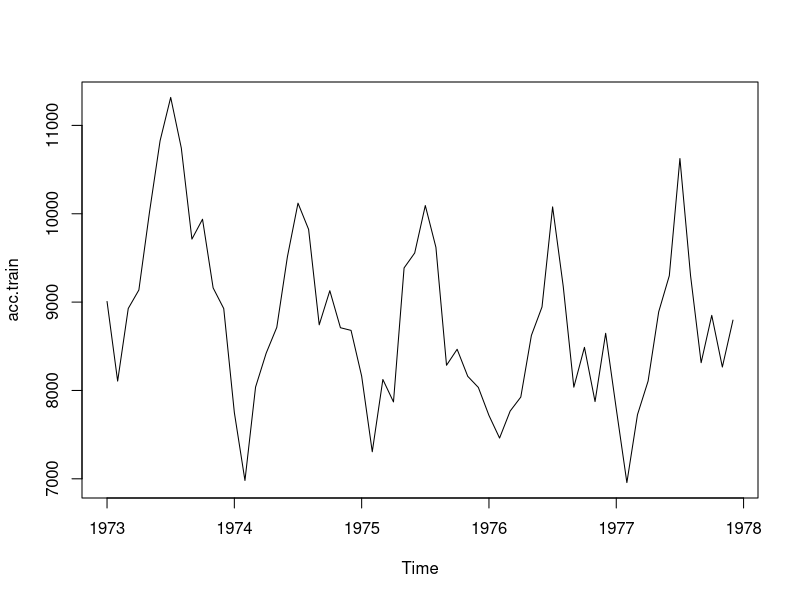
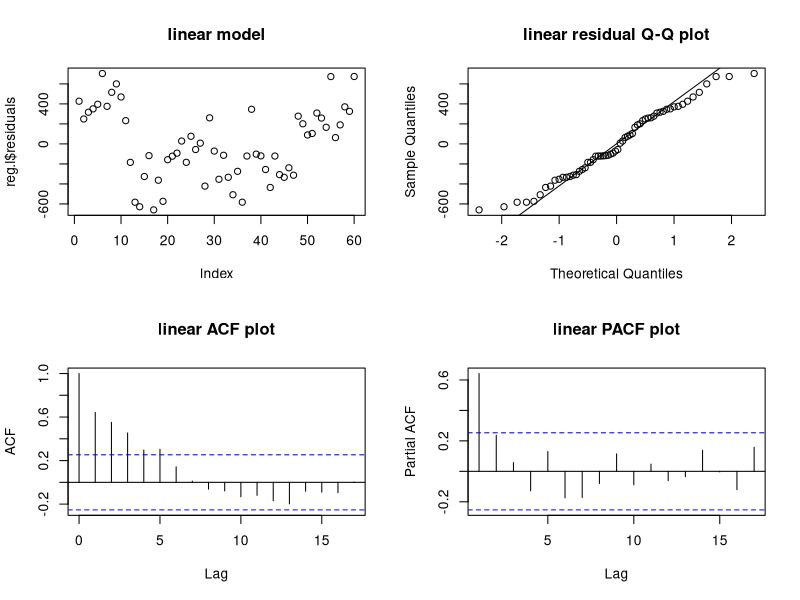
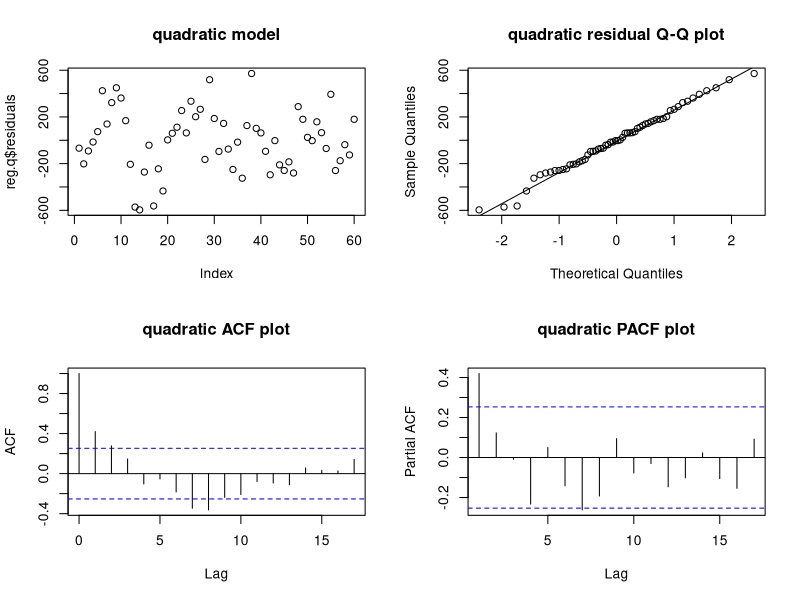
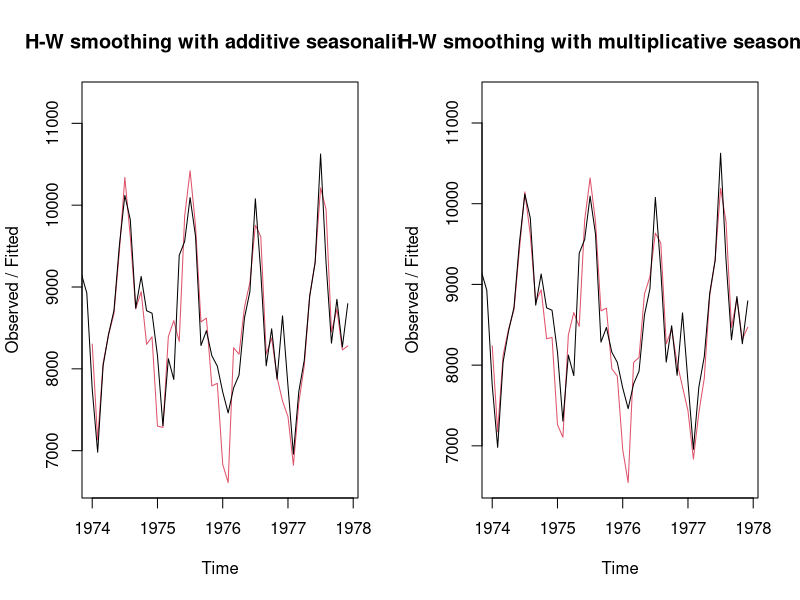
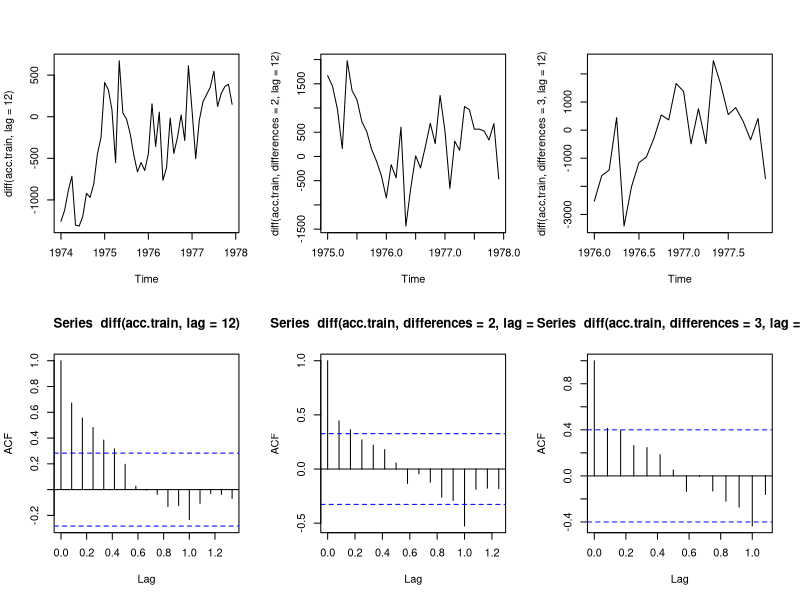
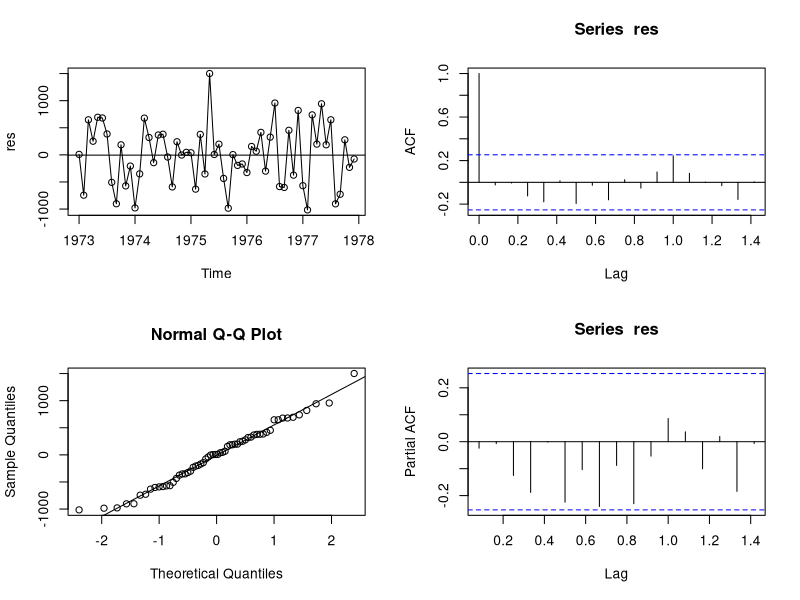

R code for these plots, in order:
## ---- chunk 1
# read in the data
acc.all<-USAccDeaths
acc.train<-ts(acc.all[1:60],start=c(1973,1),frequency=12) # convert the training set to time series
acc.test<-ts(acc.all[61:72],start=c(1978,1),frequency=12) # convert the test set to time series
plot(acc.train)
## ---- chunk 2
month<-factor(cycle(acc.train))
t<-c(1:60)/12
## first, fit the data with linear function and seasonality
reg.l<-lm(acc.train~t+month)
summary(reg.l)
## Then, fit the data with quadratic function and seasonality
t2<-t^2
reg.q<-lm(acc.train~t+t2+month)
summary(reg.q)
## Check the adequacy of model by residual plots
par(mfrow=c(2,2))
plot(reg.l$residuals,main="linear model")
qqnorm(reg.l$residuals, main="linear residual Q-Q plot")
qqline(reg.l$residuals)
acf(reg.l$residuals,main = "linear ACF plot")
acf(reg.l$residuals,type="partial",main="linear PACF plot")
plot(reg.q$residuals, main="quadratic model")
qqnorm(reg.q$residuals,main="quadratic residual Q-Q plot")
qqline(reg.q$residuals)
acf(reg.q$residuals,main="quadratic ACF plot")
acf(reg.q$residuals,type="partial",main="quadratic PACF plot")
## ---- chunk 3
PI1<-predict.lm(reg.l,newdata=data.frame(t=c(61:72)/12,month=factor(cycle(acc.test))),interval="prediction")
PI2<-predict.lm(reg.q,newdata=data.frame(t=c(61:72)/12,t2=(c(61:72)/12)^2,month=factor(cycle(acc.test))),interval="prediction")
PI1
PI2
(acc.test>PI1[,"lwr"] & acc.test<PI1[,"upr"])
(acc.test>PI2[,"lwr"] & acc.test<PI2[,"upr"])
## ---- chunk 4
press.l<-sum((PI1[,1]-acc.test)^2)
press.q<-sum((PI2[,1]-acc.test)^2)
press.l
press.q
## ---- chunk 5
acc.add<-HoltWinters(acc.train,seasonal="add")
acc.mult<-HoltWinters(acc.train,seasonal="mult")
acc.add
acc.mult
par(mfcol=c(1,2))
plot(acc.add,main="H-W smoothing with additive seasonality")
plot(acc.mult,main="H-W smoothing with multiplicative seasonality")
acc.add$SSE
acc.mult$SSE
## ---- chunk 6
PI.add<-predict(acc.add,12,prediction.interval=TRUE)
PI.mult<-predict(acc.mult,12,prediction.interval=TRUE)
PI.add
PI.mult
(acc.test>PI.add[,"lwr"] & acc.test<PI.add[,"upr"])
(acc.test>PI.mult[,"lwr"] & acc.test<PI.mult[,"upr"])
## ---- chunk 7
press.add<-sum((PI.add[,1]-acc.test)^2)
press.mult<-sum((PI.mult[,1]-acc.test)^2)
press.add
press.mult
## ---- chunk 8
par(mfcol=c(2,3))
plot(diff(acc.train,lag=12))
acf(diff(acc.train,lag=12))
plot(diff(acc.train,differences=2,lag=12))
acf(diff(acc.train,differences=2,lag=12))
plot(diff(acc.train,differences=3,lag=12))
acf(diff(acc.train,differences=3,lag=12))
# try differencing once with MA model
df2ma2 = arima(acc.train, order=c(0,1,2),seasonal=list(order=c(0,0,1), period=12),method="ML") 
par(mfcol=c(2,2))
res = df2ma2$residuals
ts.plot(res)
points(res)
abline(h=mean(res))
qqnorm(res) 
qqline(res)
acf(res) 
acf(res, type="partial")
## ---- chunk 9
sarimaPI<-predict(df2ma2,n.head=12,newdata=data.frame(t=c(61:72)/12,month=factor(cycle(acc.test))),interval="prediction",nahead=12)
sarimaPI
#(acc.test>sarimaPI[,"lwr"] & acc.test<sarimaPI[,"upr"])
## ---- chunk 10
summary(reg.q)
PI2
(acc.test>PI2[,"lwr"] & acc.test<PI2[,"upr"])
